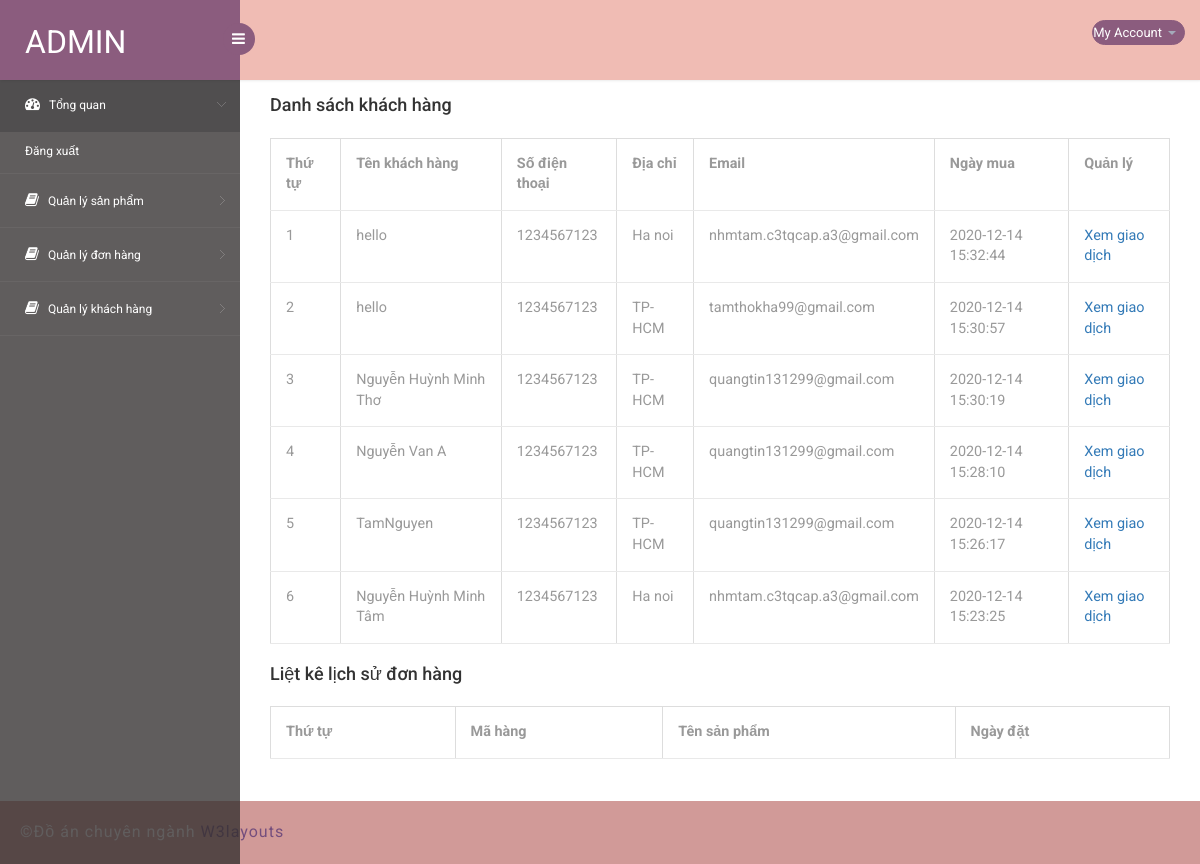
/admin-xulykhachhang.php (signed in), run on the app's committed database.
### tables this page shows
CREATE TABLE `bill_product` (
  `ID_Order` int(11) NOT NULL,
  `id_product` int(11) NOT NULL,
  `quantity` int(11) NOT NULL,
  `codes` int(11) NOT NULL,
  `ID_Bill` int(11) NOT NULL,
  `CreateDate` timestamp NOT NULL DEFAULT current_timestamp() ON UPDATE current_timestamp(),
  `order_status` int(11) NOT NULL
);

CREATE TABLE `bill` (
  `ID_Bill` int(11) NOT NULL,
  `Consignee_name` varchar(100) NOT NULL,
  `Consignee_phone` varchar(50) NOT NULL,
  `Consignee_address` varchar(100) NOT NULL,
  `Note` varchar(100) NOT NULL,
  `Consignee_email` varchar(200) NOT NULL,
  `Delivery` int(11) NOT NULL,
  `id_customers` int(11) NOT NULL
);

### admin-xulykhachhang.php (the view, shortened to what this page needs)
<?php include "includes/connection.php" ?>
<?php include "includes/header-admin.php" ?>
<section id="main-content">
    <section class="wrapper">
                    <div class="col-md-12">
                        <h4>Danh sách khách hàng</h4><br>
                        <?php
                        $sql_select_khachhang = mysqli_query($conn,"SELECT * FROM bill, bill_product WHERE bill.ID_BILL = bill_product.ID_BILL GROUP BY bill_product.codes ORDER BY bill.ID_Bill DESC ");
                        ?>
                        <table class="table table-bordered">
                            <tr>
                                <th>Thứ tự</th>
                                <th>Tên khách hàng</th>
                                <th>Số điện thoại</th>
                                <th>Địa chỉ</th>
                                <th>Email</th>
                                <th>Ngày mua</th>
                                <th>Quản lý</th>
                            </tr>
                            <?php
                            $i = 0 ;
                            while($row_khachhang = mysqli_fetch_array($sql_select_khachhang)){
                                $i++;
                            ?>
                            <tr>
                                <td><?php echo $i ?></td>
                                <td><?php echo $row_khachhang['Consignee_name'] ?></td>
                                <td><?php echo $row_khachhang['Consignee_phone'] ?></td>
                                <td><?php echo $row_khachhang['Consignee_address'] ?></td>
                                <td><?php echo $row_khachhang['Consignee_email'] ?></td>
                                <td><?php echo $row_khachhang['CreateDate'] ?></td>
                                <td><a href="?quanly=xemgiaodich&khachhang=<?php echo $row_khachhang['codes']?>">Xem giao dịch </a></td>
                            </tr>
                            <?php
                            }
                            ?>
                        </table>
                    </div>
                    <div class="col-md-12">
                        <h4>Liệt kê lịch sử đơn hàng</h4><br>
                        <table class="table table-bordered">
                            <tr>
                                <th>Thứ tự</th>
                                <th>Mã hàng</th>
                                <th>Tên sản phẩm</th>
                                <th>Ngày đặt</th>
                            </tr>
                        </table>
                    </div>
    </section>
</section>
<?php include "includes/footer-admin.php" ?>

### public/backend/css/style.css (style rules this page uses)
h4, h5, h6, h1, h2, h3 { margin: 0; }
html, body { font-family: 'Roboto', sans-serif; font-size: 100%; overflow-x: hidden; background: url(../images/bg.jpg) no-repeat 0px 0px; background-size:cover; }
body a { transition: 0.5s all ease; -webkit-transition: 0.5s all ease; -moz-transition: 0.5s all ease; -o-transition: 0.5s all ease; -ms-transition: 0.5s all ease; text-decoration:none; }
h1,h2,h3,h4,h5,h6 { margin:0; }
#main-content { margin-left:240px; -webkit-transition:all .3s ease-in-out; -moz-transition:all .3s ease-in-out; -o-transition:all .3s ease-in-out; transition:all .3s ease-in-out; }
.wrapper { display:inline-block; margin-top:80px; padding:15px; width:100%; }
.table>tbody>tr>td, .table>tbody>tr>th, .table>tfoot>tr>td, .table>tfoot>tr>th, .table>thead>tr>td, .table>thead>tr>th { border-bottom: 1px solid #e9e9e9 ! important; }
.table > thead > tr > th, .table > tbody > tr > th, .table > tfoot > tr > th, .table > thead > tr > td, .table > tbody > tr > td, .table > tfoot > tr > td { border-top: none !important; }
.table td, .table>tbody>tr>td, .table>tbody>tr>th, .table>tfoot>tr>td, .table>tfoot>tr>th, .table>thead>tr>td, .table>thead>tr>th { padding: 15px!important; }
.table > thead > tr > th, .table > tbody > tr > th, .table > tfoot > tr > th, .table > thead > tr > td, .table > tbody > tr > td, .table > tfoot > tr > td { font-size: 0.9em; color: #999; border-top: none !important; }

### data on the page
bill_product: ID_Bill.Consignee_name "hello", ID_Bill.Consignee_phone "1234567123", ID_Bill.Consignee_address "Ha noi", ID_Bill.Consignee_email "nhmtam.c3tqcap.a3@gmail.com", CreateDate "2020-12-14 15:32:44"
bill_product: ID_Bill.Consignee_name "hello", ID_Bill.Consignee_phone "1234567123", ID_Bill.Consignee_address "TP-HCM", ID_Bill.Consignee_email "tamthokha99@gmail.com", CreateDate "2020-12-14 15:30:57"
bill_product: ID_Bill.Consignee_name "Nguyễn Huỳnh Minh Thơ", ID_Bill.Consignee_phone "1234567123", ID_Bill.Consignee_address "TP-HCM", ID_Bill.Consignee_email "quangtin131299@gmail.com", CreateDate "2020-12-14 15:30:19"
bill_product: ID_Bill.Consignee_name "Nguyễn Van A", ID_Bill.Consignee_phone "1234567123", ID_Bill.Consignee_address "TP-HCM", ID_Bill.Consignee_email "quangtin131299@gmail.com", CreateDate "2020-12-14 15:28:10"
bill_product: ID_Bill.Consignee_name "TamNguyen", ID_Bill.Consignee_phone "1234567123", ID_Bill.Consignee_address "TP-HCM", ID_Bill.Consignee_email "quangtin131299@gmail.com", CreateDate "2020-12-14 15:26:17"
bill_product: ID_Bill.Consignee_name "Nguyễn Huỳnh Minh Tâm", ID_Bill.Consignee_phone "1234567123", ID_Bill.Consignee_address "Ha noi", ID_Bill.Consignee_email "nhmtam.c3tqcap.a3@gmail.com", CreateDate "2020-12-14 15:23:25"
